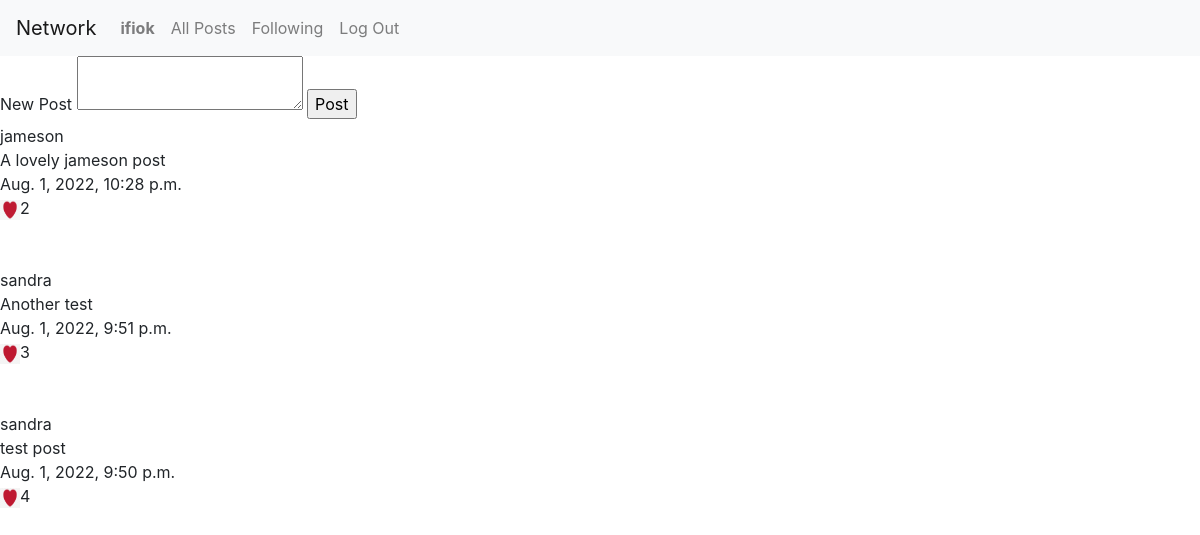
Page / (signed in) on the committed database.
### network/models.py (models this page shows)
class User(AbstractUser):
    pass

class Post(models.Model):
    post = models.CharField(max_length=255, blank=False, editable=True)
    user = models.ForeignKey(User, related_name="posted_by", on_delete=models.CASCADE)
    timestamp = models.DateTimeField(auto_now=True, null=False)

### network/views.py (the view)
# urls.py: path("", views.index, name="index"),
def index(request):
    posts = Post.objects.all().order_by("-timestamp")
    print(f"The user is {request.user}")
    user_likes = None
    if request.user.is_authenticated :
        likes = Like.objects.filter(user=request.user)
        user_likes = [like.post.id for like in likes]
    print(f"The user likes {user_likes}")
    return render(request, "network/index.html",{
        "posts": posts,
        "user_likes": user_likes
    })

### network/templates/network/index.html (shortened to what this page needs)
{% extends "network/layout.html" %}
{% load static %}
{% block body %}
    {% if user.is_authenticated %}
        <div>
            <form method="post" action="{% url 'post' %}">
                <Label for="post">New Post</Label>
                <textarea id="post" name="post"></textarea>
                <input type="submit" value="Post" />
            </form>
        </div>
    {% endif %}
    {% for post in posts %}
        <div>
            {{post.user}}<br/>
            {{post.post}}<br/>
            {{post.timestamp}}<br/>
            {% if not user.is_authenticated or not post.id in user_likes %}
                <img src="{% static 'network/img/translike.png' %}" data-postid="{{post.id}}" width="20px" height="20px" class="btn_like"  /><span class="likes">{{post.likes.count}}</span><br/><br/><br/>
            {% else %}
                <img src="{% static 'network/img/red.png' %}" data-postid="{{post.id}}" width="20px" height="20px" class="btn_like" /><span class="likes">{{post.likes.count}}</span><br/><br/><br/>
            {% endif %}
        </div>
    {% endfor %}
{% endblock %}

### network/templates/network/layout.html (shortened to what this page needs)
{% load static %}
<!DOCTYPE html>
<html lang="en">
    <head>
        <link rel="stylesheet" href="https://stackpath.bootstrapcdn.com/bootstrap/4.4.1/css/bootstrap.min.css">
        <link href="{% static 'network/styles.css' %}" rel="stylesheet">
    </head>
    <body>
        <nav class="navbar navbar-expand-lg navbar-light bg-light">
            <a class="navbar-brand" href="#">Network</a>
            <div>
              <ul class="navbar-nav mr-auto">
                {% if user.is_authenticated %}
                    <li class="nav-item">
                        <a class="nav-link" href="#"><strong>{{ user.username }}</strong></a>
                    </li>
                {% endif %}
                <li class="nav-item">
                  <a class="nav-link" href="{% url 'index' %}">All Posts</a>
                </li>
                {% if user.is_authenticated %}
                    <li class="nav-item">
                        <a class="nav-link" href="#">Following</a>
                    </li>
                    <li class="nav-item">
                        <a class="nav-link" href="{% url 'logout' %}">Log Out</a>
                    </li>
                {% endif %}
              </ul>
            </div>
          </nav>
        <div class="body">
            {% block body %}
            {% endblock %}
        </div>
    </body>
</html>

### rows in the picture
User: username "ifiok"
Post: user "jameson", post "A lovely jameson post", timestamp "Aug. 1, 2022, 10:28 p.m.", likes.count "2"
Post: user "sandra", post "Another test", timestamp "Aug. 1, 2022, 9:51 p.m.", likes.count "3"
Post: user "sandra", post "test post", timestamp "Aug. 1, 2022, 9:50 p.m.", likes.count "4"
